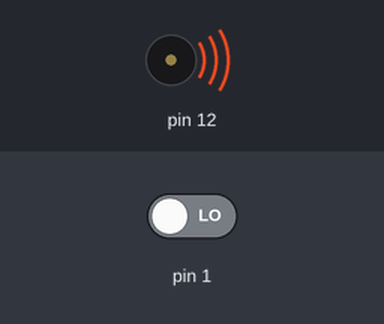
Bench run of a sketch on a simulated Arduino Uno, built with avr-gcc and run on an emulated ATmega328P. Parts: buzzer (waves = sounding). Inputs (shaded band) come from the test bench; at power-on: pin 1 LOW.

Above: at 0.1 s.
Timing chart, 0 to 1.6 s (numbered marks = the images above):
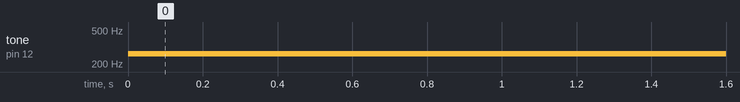

The sketch:

Pianinho.ino
```cpp
//ESSES VALORES CORRESPONDEM AS NOTAS MUSICAIS
int DO = 262;
int RE = 294;
int MI = 329;
int FA = 349;
int SOL = 392;
int	LA = 440;
int SI = 494;

int notas[7] = {DO, RE, MI, FA, SOL, LA ,SI};

void setup()
{
  for(int i = 1; i<=7; i++ ){
  	pinMode(i, INPUT);
  }
}

void loop()
{
  for(int i=1; i<=7; i++){
    while(digitalRead(i) != HIGH){
    	tone(12, notas[i-1]);
    }
    noTone(12);
  }
}
```

Measured:
- by itself, tone on pin 12: silent → 262 Hz at 0.00 s
